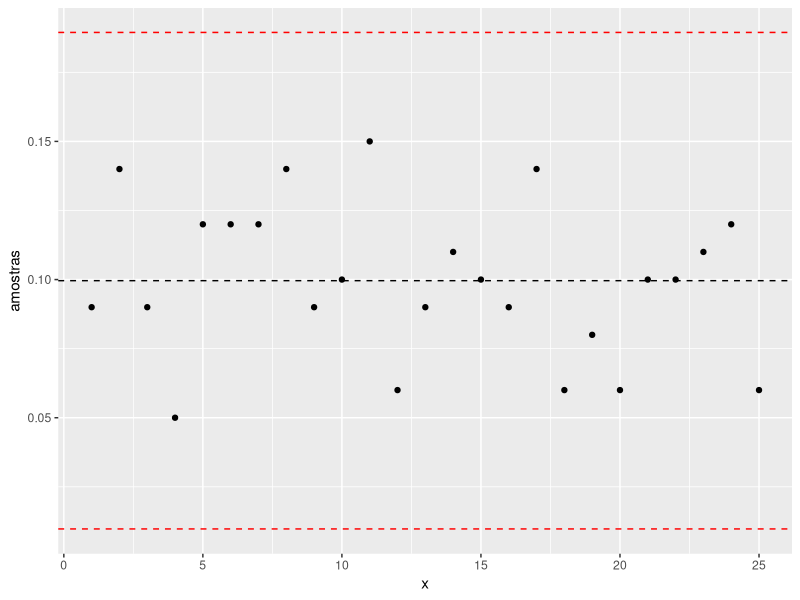

Source code (R):
## ---- chunk 1
set.seed(4321)
n <- 100
p <- 0.1
m <- 25
amostras <- rbinom(m,n,p)
## ---- chunk 2
pchapeu <- mean(amostras/100)
## ---- chunk 3
lsc <- pchapeu + 3*sqrt(pchapeu*(1-pchapeu)/100)
lic <- pchapeu - 3*sqrt(pchapeu*(1-pchapeu)/100)
## ---- chunk 4
dados <- data.frame(amostras=amostras/n, x=seq(1:25))
## ---- chunk 5
library(ggplot2)
ggplot(dados,aes(x=x, y=amostras)) +
    geom_hline(yintercept=lsc, linetype="dashed", color = "red") +
  geom_hline(yintercept=lic, linetype="dashed", color = "red") +
  geom_hline(yintercept=pchapeu, linetype="dashed", color = "black")  + geom_point()
  
  
